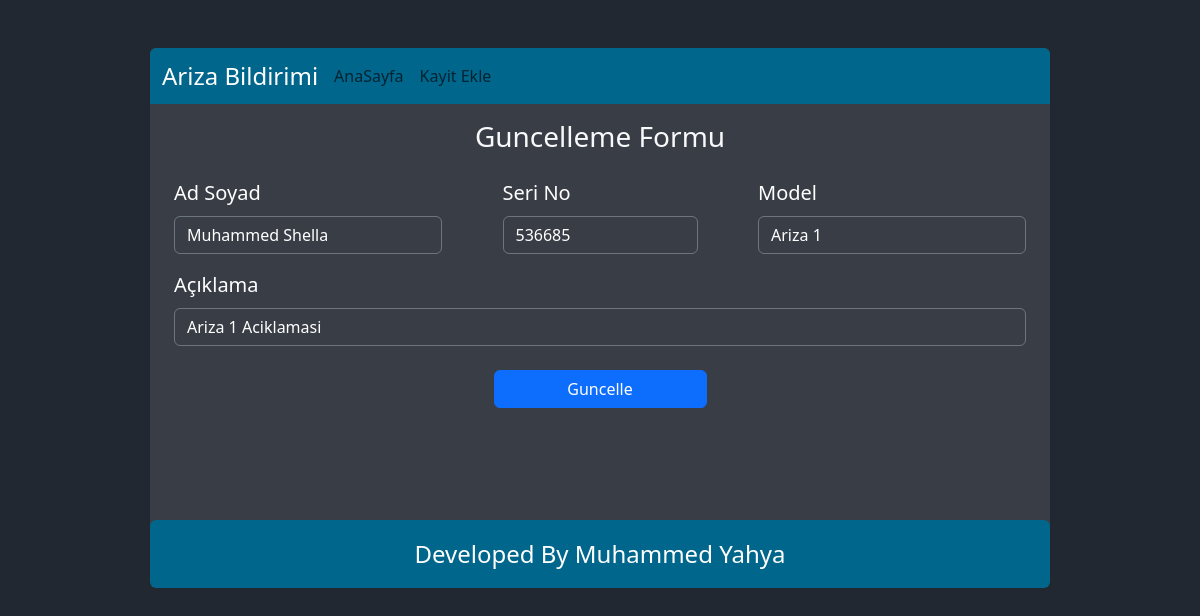
The app's page /guncelleFormu.php?id=1 with its own data.
### tables this page shows
CREATE TABLE `arizabildirimi` (
  `id` int(8) NOT NULL,
  `AdSoyad` varchar(50) NOT NULL,
  `MarkaModel` varchar(50) NOT NULL,
  `SeriNo` int(8) NOT NULL,
  `ArizaAciklamasi` varchar(250) NOT NULL,
  `ArizaKayitTarihi` timestamp NOT NULL DEFAULT CURRENT_TIMESTAMP
);

### guncelleFormu.php (the view, shortened to what this page needs)
<!DOCTYPE html>
<html lang="en">
<head>
  <link rel="stylesheet" href="css/bootstrap.min.css" />
  <link rel="stylesheet" href="css/style.css" />
</head>
<?php
include("ayarlar.php");
$id = $_GET["id"];
$sql = "Select * From arizabildirimi Where id = $id ";
$veri = $baglan->query($sql);
$satir = $veri->fetch_assoc();
?>
<body>
  <div class="parent d-flex flex-column justify-content-between m-auto my-5 rounded-2 overflow-hidden">
    <div>
      <nav class="navbar navbar-expand-lg bg-body-tertiary mb-3">
        <div class="container-fluid">
          <span class="fs-4 text-white me-2">Ariza Bildirimi</span>
          <div class="collapse navbar-collapse" id="navbarNav">
            <ul class="navbar-nav">
              <li class="nav-item">
                <a class="nav-link" aria-current="page" href="index.php">AnaSayfa</a>
              </li>
              <li class="nav-item">
                <a class="nav-link" href="kayitFormu.php">Kayit Ekle</a>
              </li>
            </ul>
          </div>
        </div>
      </nav>
      <div class="overflow-auto" style="height: 48vh;">
        <h3 class="mb-0 text-center text-light">Guncelleme Formu</h3>
        <form class="g-3 py-4 pb-0 px-4 text-white" action="guncelle.php?id=<?php echo $satir["id"] ?>" method="post">
          <div class="row d-flex justify-content-between">
            <div class="col-md-4">
              <label for="inputName" class="form-label fs-5">Ad Soyad</label>
              <input type="text" name="AdSoyad" value="<?php echo $satir["AdSoyad"] ?>" id="inputName" class="form-control bg-transparent text-white border border-secondary">
            </div>
            <div class="col-md-3">
              <label for="inputSeriNO" class="form-label fs-5">Seri No</label>
              <input type="number" name="SeriNo" value="<?php echo $satir["SeriNo"] ?>" id="inputSeriNO" class="form-control bg-transparent text-white border border-secondary">
            </div>
            <div class="col-md-4">
              <label for="inputModal" class="form-label fs-5">Model</label>
              <input type="text" name="MarkaModel" value="<?php echo $satir["MarkaModel"] ?>" id="inputModal" class="form-control bg-transparent text-white border border-secondary">
            </div>
          </div>
          <div class="col-md-12 mt-3">
            <label for="inputCity" class="form-label fs-5">Açıklama</label>
            <input type="text" name="ArizaAciklamasi" value="<?php echo $satir["ArizaAciklamasi"] ?>" id="inputCity" class="form-control bg-transparent text-white border border-secondary">
          </div>
          <div class="col-md-2 d-flex justify-content-center mt-4 w-100">
            <button type="submit" class="btn btn-primary w-25">Guncelle</button>
          </div>
        </form>
      </div>
    </div>
    <div class="alert border-0 m-0 mt-3 text-center fs-4 text-white" role="alert">
      Developed By Muhammed Yahya
    </div>
  </div>
</body>
</html>

### css/style.css (style rules this page uses)
* { box-sizing: border-box; }
body { background-color: #222831 !important; }
.navbar, .alert { background-color: #00668c !important; }
.parent { background-color: #393e46; max-width: 900px !important; }

### records on screen
arizabildirimi: AdSoyad "Muhammed Shella", SeriNo "536685", MarkaModel "Ariza 1", ArizaAciklamasi "Ariza 1 Aciklamasi"
